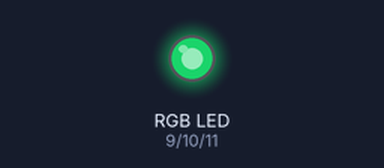
Bench run of a sketch on a simulated Arduino Uno, built with avr-gcc and run on an emulated ATmega328P. Shown: an RGB LED mixed from three pins (HIGH = lit). Dim RGB values are drawn brighter than linear.

Above: at 0.1 s.
Timing chart, 0 to 1.6 s (numbered marks = the images above):
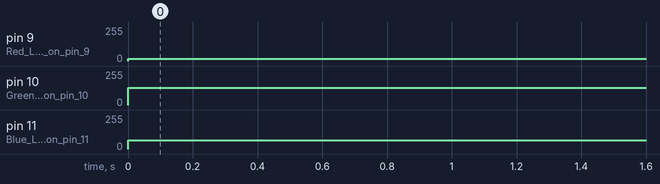

Measured:
- by itself, pin 9 (Red_LED_is_on_pin_9): 0/255 → 16/255 at 0.00 s
- by itself, pin 10 (Green_LED_is_on_pin_10): 0/255 → 128/255 at 0.00 s
- by itself, pin 11 (Blue_LED_is_on_pin_11): 0/255 → 64/255 at 0.00 s

The sketch:

Sandbox_05_Color_Mixing.ino
```cpp
// Sandbox 05: Color Mixing

/* Bleh...white. So boring. Let's add some color to this Sandbox. By combining
   analog output with an RGB LED, we can mix varying levels of red, green and
   blue to create a rainbow of colors!

   In art class you probably learned about **primary colors** and how you can
   mix them to produce any other color. While the artsy primary colors you
   might be familiar with are red, yellow and blue, in electronics (and
   programming in general) our primary colors are red, green and blue.

   By selecting different analog levels for our primary colors, we can mix them
   to create any other color we want. Need yellow? Mix green and red. Purple?
   Red and blue. In this experiment we'll combine everything we've learned about
   analog output to add custom color to the Digital Sandbox.
*/

// The setup function, as usual, hoses our pinMode() declarations.
void setup()
{
	pinMode(9, OUTPUT);	// Red LED is on pin 9
	pinMode(10, OUTPUT);// Green LED is on pin 10
	pinMode(11, OUTPUT);// Blue LED is on pin 11
}

// In loop() we can write our three LEDs to make a color:
void loop()
{
	analogWrite(9, 16);		// Set red to 16 (very dim)
	analogWrite(10, 128);	// Set green to 128 (half-bright)
	analogWrite(11, 64);	// Set blue to 64 (quarter-bright)

	// Does it look something like this?
	// http://www.colorpicker.com/108040
	// Try making your favorite color!
}
```
